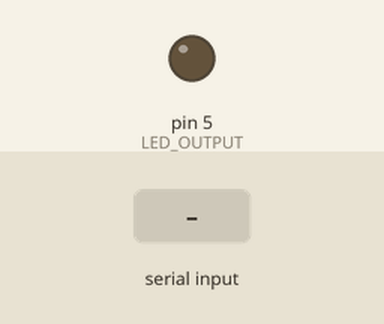
Simulated run of this sketch. Board: Arduino Uno, built with avr-gcc and run on an emulated ATmega328P. Parts: output pins drawn as LEDs (lit = HIGH). The test bench sets the inputs (shaded band).

Above: at 1.2 s.
1.3 s: "E" received over the second serial link
At 2.1 s:
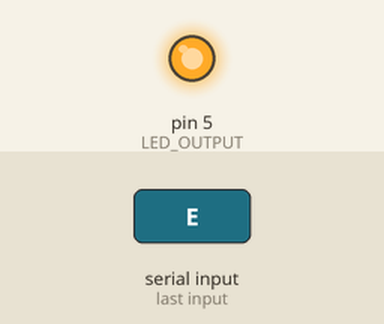
2.8 s: "A" received over the second serial link
At 3.2 s:
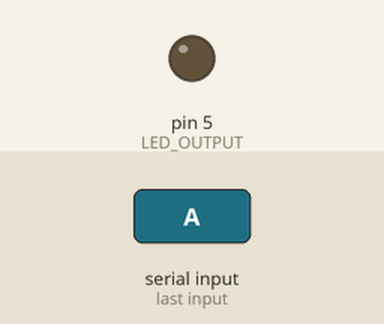
Timing chart, 0 to 5.8 s (numbered marks = the images above; inputs shaded):
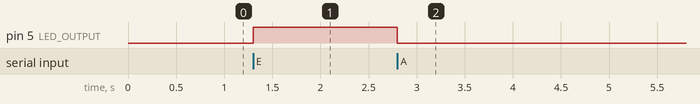

Measured:
- after the input at 1.3 s, pin 5 (LED_OUTPUT): LOW → HIGH at once
- after the input at 2.8 s, pin 5 (LED_OUTPUT): HIGH → LOW at once

The sketch:

arduino_bluetooth.ino
```cpp
// developed by mariogonh
// www.aquicoco.com
// blog.aquicoco.com
/** This software has been developed for the bq arduino board. **/

#include <SoftwareSerial.h>

/***   Global variables   ***/
SoftwareSerial blueToothSerial(0,1);

/***   Function declaration   ***/

void setup()
{

  pinMode(0,INPUT);
  pinMode(1, OUTPUT);
  blueToothSerial.begin(38400); // This value it's it's not for zum.
  blueToothSerial.flush();

  pinMode(5,OUTPUT); // LED OUTPUT

}


void loop()
{
  if (blueToothSerial.available()>0){
    int bt=blueToothSerial.read();
    // 69 means 'E' on ASCII
    if (bt == 69) {
      digitalWrite(5,HIGH);
     }
    // 65 means 'A' on ASCII
    if (bt == 65) {
      digitalWrite(5,LOW);
     }

  }

}
```
